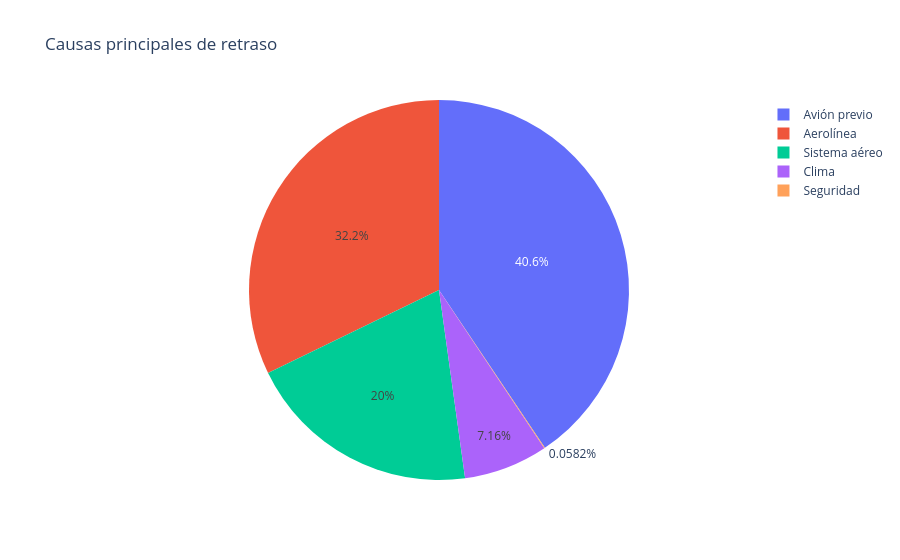

Notebook code cell kept with this figure:
### Code cell
import plotly.graph_objects as go

causas = {
    'Aerolínea': vuelos['carrier_delay'].sum(),
    'Clima': vuelos['weather_delay'].sum(),
    'Sistema aéreo': vuelos['nas_delay'].sum(),
    'Seguridad': vuelos['security_delay'].sum(),
    'Avión previo': vuelos['late_aircraft_delay'].sum()
}

fig = go.Figure(data=[go.Pie(
    labels=list(causas.keys()),
    values=list(causas.values())
)])
fig.update_layout(title='Causas principales de retraso')
fig.show()

### Figure 1 — Plotly figure (JSON) as saved in the notebook; plotly's stock layout.template omitted (floating-point values rounded to 4 significant figures)
{"data": [{"labels": ["Aerolínea", "Clima", "Sistema aéreo", "Seguridad", "Avión previo"], "type": "pie", "values": [48709, 10831, 30271, 88, 61422]}], "layout": {"title": {"text": "Causas principales de retraso"}}}
